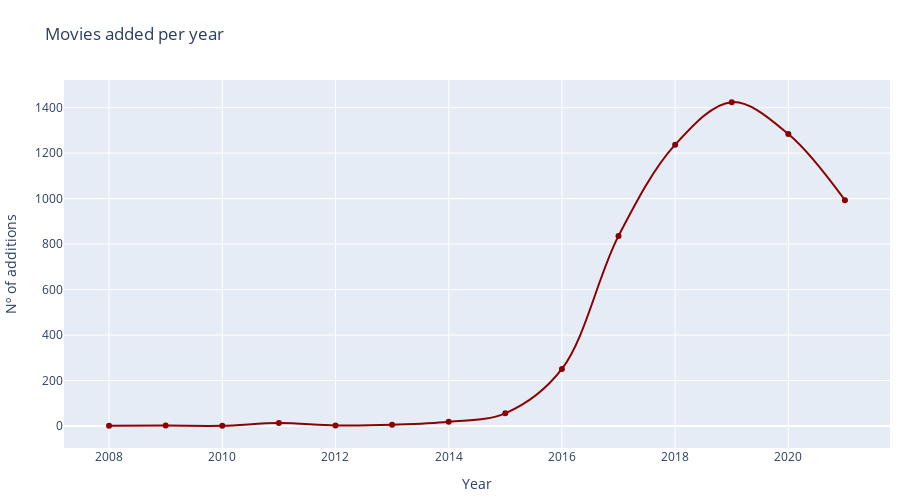

Write notebook code for a chart like this one.
### Code cell
fig = px.line(x=movies_added_year.index,
      y = movies_added_year,
      markers = True, line_shape='spline',
      width=900, height=500,
      labels={ 'x': 'Year', 'y' : 'Nº of additions'},
      title='Movies added per year')

fig.update_layout(
    margin=dict(l=40, r=10, t=80, b=20),
)
fig.update_traces(line=dict(color='darkred'))
fig.update_yaxes(automargin=True)
fig.show()

### Figure 1 — Plotly figure (JSON) as saved in the notebook; plotly's stock layout.template omitted (floating-point values rounded to 4 significant figures)
{"data": [{"hovertemplate": "Year=%{x}<br>Nº of additions=%{y}<extra></extra>", "legendgroup": "", "line": {"color": "darkred", "dash": "solid", "shape": "spline"}, "marker": {"symbol": "circle"}, "mode": "markers+lines", "name": "", "orientation": "v", "showlegend": false, "type": "scatter", "x": [2008, 2009, 2010, 2011, 2012, 2013, 2014, 2015, 2016, 2017, 2018, 2019, 2020, 2021], "xaxis": "x", "y": [1, 2, 1, 13, 3, 6, 19, 56, 251, 836, 1237, 1424, 1284, 993], "yaxis": "y"}], "layout": {"height": 500, "legend": {"tracegroupgap": 0}, "margin": {"b": 20, "l": 40, "r": 10, "t": 80}, "title": {"text": "Movies added per year"}, "width": 900, "xaxis": {"anchor": "y", "domain": [0, 1], "title": {"text": "Year"}}, "yaxis": {"anchor": "x", "automargin": true, "domain": [0, 1], "title": {"text": "Nº of additions"}}}}
